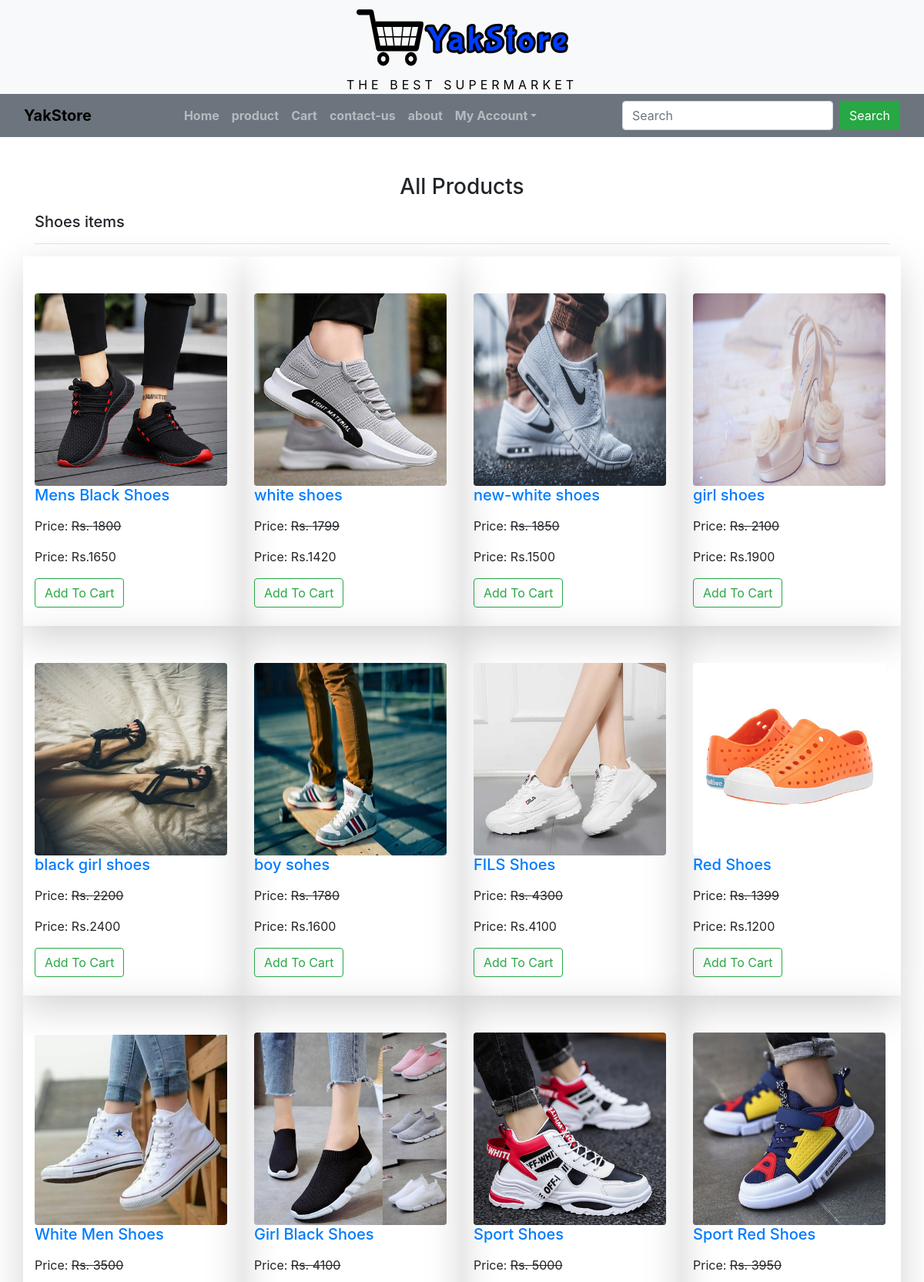
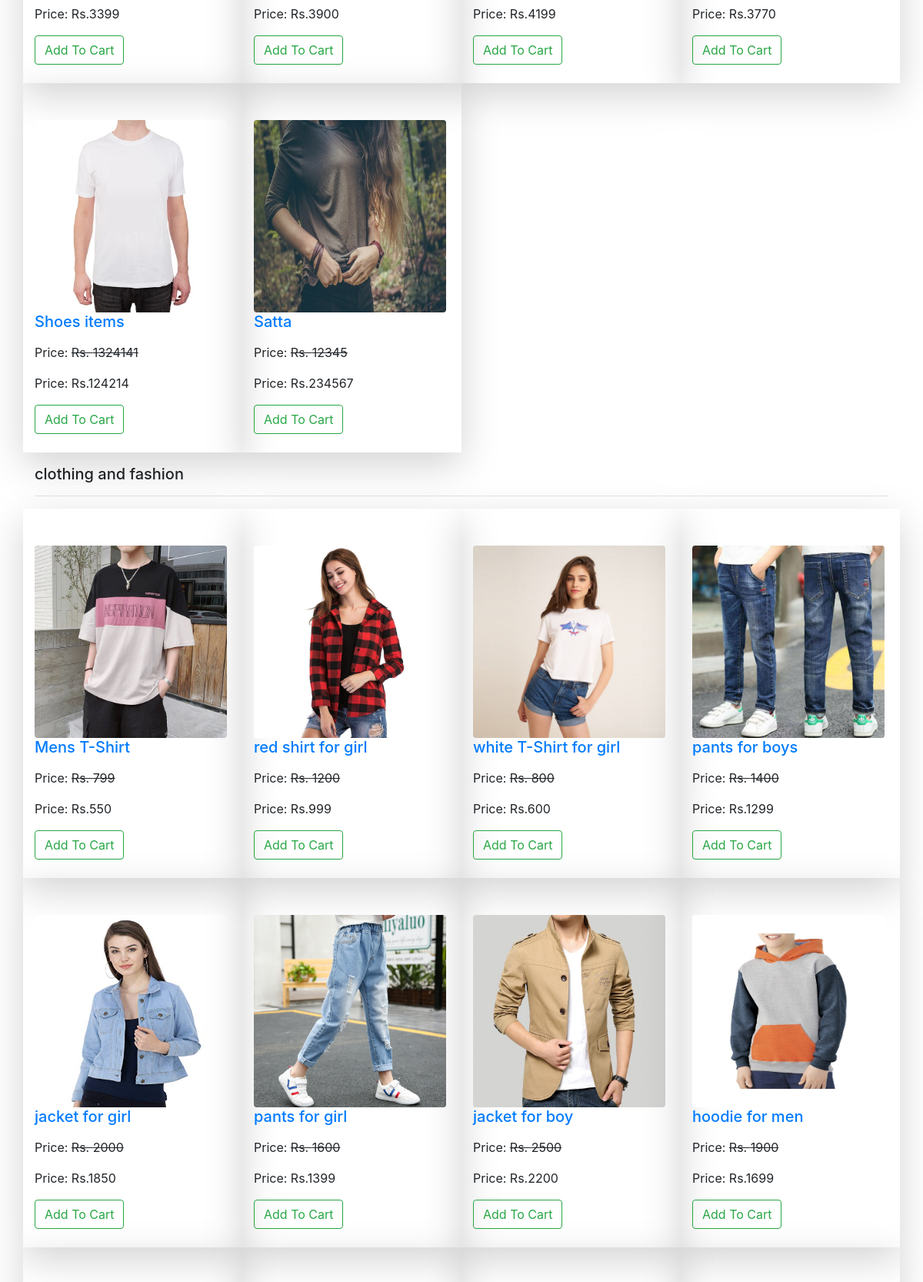
The app's page /product/ (upper part) with its own data (2 pictures, top to bottom).
### yakstore/models.py (models this page shows, shortened)
class Category(models.Model):
    title = models.CharField(max_length=200)
    slug = models.SlugField(unique=True)

class Product(models.Model):
    title = models.CharField(max_length=200)
    slug = models.SlugField(unique=True)
    image = models.ImageField(upload_to="products")
    category = models.ForeignKey(Category, on_delete=models.CASCADE)
    marked_price = models.PositiveIntegerField()
    selling_price = models.PositiveIntegerField()
    description = models.TextField()
    warranty = models.CharField(max_length=300, null=True, blank=True)
    return_policy = models.CharField(max_length=300, null=True, blank=True)
    view_count = models.PositiveIntegerField(default=0)

### yakstore/views.py (the view)
# urls.py: path("product/", ProductView.as_view(), name="product"),
class ProductView(YakMixin, TemplateView):
    template_name = "product.html"
    def get_context_data(self, **kwargs):
        context = super().get_context_data(**kwargs)
        context['allcategories'] = Category.objects.all()
        return context

### yakstore/views.py (called while the page is built)
    def dispatch(self, request, *args, **kwargs):
        cart_id = request.session.get("cart_id")
        if cart_id:
            cart_obj = Cart.objects.get(id=cart_id)
            if request.user.is_authenticated and request.user.customer:
                cart_obj.customer = request.user.customer
                cart_obj.save()
        return super().dispatch(request, *args, **kwargs)

### templates/product.html (shortened to what this page needs)
{% extends 'base.html' %}
{% block content %}
<div class="container">
    <h3 class="text-center mt-5">All Products</h3>
    {% for cat in allcategories %}
    <h5 class="mt-3">{{ cat.title}}</h5><hr>
    <div class="row mt-3 pro">
        {% for p in cat.product_set.all %}
        <div class="shadow-lg col-md-3">
            <div class="mt-5 abc">
                <img class="rounded" src="{{ p.image.url }}" alt="" width="250px" height="250px">
                <h5><a href="{% url 'yakstore:productdetail' p.slug %}">{{ p.title}}</a></h5>
                <p class="mt-3">Price: <strike>Rs. {{ p.marked_price}}</strike></p>
                <p>Price: Rs.{{ p.selling_price}}</p>
                <a href="{% url 'yakstore:addtocart' p.id %}" class="btn btn-outline-success mb-4">Add To Cart</a>
            </div>
        </div>
        {% endfor%}
    </div>
    {% endfor %}
</div>
{% endblock %}

### records on screen
Category: title "Shoes items"
Product: image (picture), title "Mens Black Shoes", marked_price "1800", selling_price "1650"
Product: image (picture), title "white shoes", marked_price "1799", selling_price "1420"
Product: image (picture), title "new-white shoes", marked_price "1850", selling_price "1500"
Product: image (picture), title "girl shoes", marked_price "2100", selling_price "1900"
Product: image (picture), title "black girl shoes", marked_price "2200", selling_price "2400"
Product: image (picture), title "boy sohes", marked_price "1780", selling_price "1600"
Product: image (picture), title "FILS Shoes", marked_price "4300", selling_price "4100"
Product: image (picture), title "Red Shoes", marked_price "1399", selling_price "1200"
Product: image (picture), title "White Men Shoes", marked_price "3500", selling_price "3399"
Product: image (picture), title "Girl Black Shoes", marked_price "4100", selling_price "3900"
Product: image (picture), title "Sport Shoes", marked_price "5000", selling_price "4199"
Product: image (picture), title "Sport Red Shoes", marked_price "3950", selling_price "3770"
Product: image (picture), title "Shoes items", marked_price "1324141", selling_price "124214"
Product: image (picture), title "Satta", marked_price "12345", selling_price "234567"
Category: title "clothing and fashion"
Product: image (picture), title "Mens T-Shirt", marked_price "799", selling_price "550"
Product: image (picture), title "red shirt for girl", marked_price "1200", selling_price "999"
Product: image (picture), title "white T-Shirt for girl", marked_price "800", selling_price "600"
Product: image (picture), title "pants for boys", marked_price "1400", selling_price "1299"
Product: image (picture), title "jacket for girl", marked_price "2000", selling_price "1850"
Product: image (picture), title "pants for girl", marked_price "1600", selling_price "1399"
Product: image (picture), title "jacket for boy", marked_price "2500", selling_price "2200"
Product: image (picture), title "hoodie for men", marked_price "1900", selling_price "1699"
